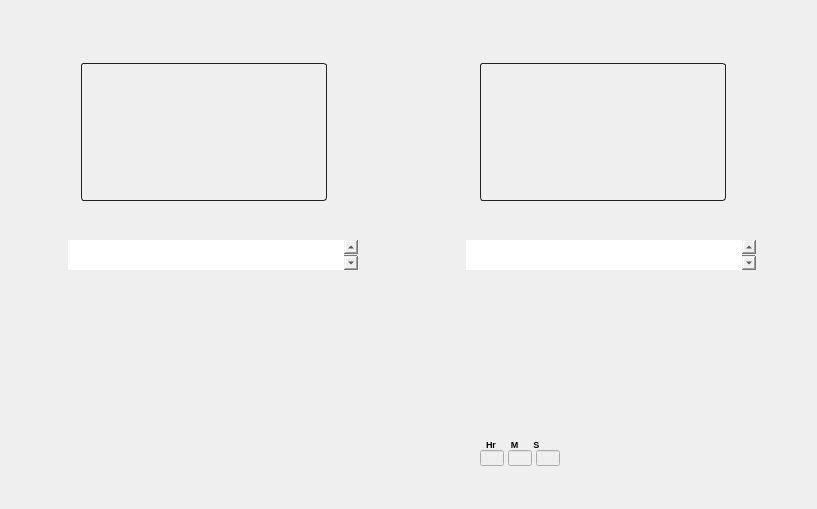
  <widget class="QWidget" name="centralwidget">
   <widget class="QLabel" name="recommendation_ui">
    <property name="geometry">
     <rect>
      <x>0</x>
      <y>0</y>
      <width>808</width>
      <height>500</height>
     </rect>
    </property>
    <property name="text">
     <string/>
    </property>
    <property name="pixmap">
     <pixmap>../images/reco.png</pixmap>
    </property>
    <property name="scaledContents">
     <bool>true</bool>
    </property>
   </widget>
   <widget class="QTextEdit" name="Reco_text1">
    <property name="geometry">
     <rect>
      <x>68</x>
      <y>240</y>
      <width>290</width>
      <height>30</height>
     </rect>
    </property>
    <property name="font">
     <font>
      <family>MS Shell Dlg 2</family>
      <pointsize>14</pointsize>
      <italic>false</italic>
     </font>
    </property>
    <property name="styleSheet">
     <string notr="true">border:2px;border-radius:12px;</string>
    </property>
   </widget>
   <widget class="QTextEdit" name="Reco_text2">
    <property name="geometry">
     <rect>
      <x>466</x>
      <y>240</y>
      <width>290</width>
      <height>30</height>
     </rect>
    </property>
    <property name="font">
     <font>
      <family>MS Shell Dlg 2</family>
      <pointsize>14</pointsize>
      <italic>false</italic>
     </font>
    </property>
    <property name="acceptDrops">
     <bool>true</bool>
    </property>
    <property name="styleSheet">
     <string notr="true">border:2px;border-radius:12px;</string>
    </property>
   </widget>
   <widget class="QPushButton" name="time_button">
    <property name="enabled">
     <bool>true</bool>
    </property>
    <property name="geometry">
     <rect>
      <x>575</x>
      <y>448</y>
      <width>40</width>
      <height>20</height>
     </rect>
    </property>
    <property name="styleSheet">
     <string notr="true">background-color:rgb(255.255.255.0);border:0px;</string>
    </property>
    <property name="text">
     <string/>
    </property>
    <property name="icon">
     <iconset>
      <normaloff>../images/inactiver.png</normaloff>../images/inactiver.png</iconset>
    </property>
    <property name="iconSize">
     <size>
      <width>40</width>
      <height>20</height>
     </size>
    </property>
    <property name="checkable">
     <bool>true</bool>
    </property>
   </widget>
   <widget class="QLineEdit" name="hr_enter">
    <property name="enabled">
     <bool>false</bool>
    </property>
    <property name="geometry">
     <rect>
      <x>480</x>
      <y>450</y>
      <width>24</width>
      <height>16</height>
     </rect>
    </property>
    <property name="inputMask">
     <string/>
    </property>
    <property name="text">
     <string/>
    </property>
    <property name="maxLength">
     <number>3</number>
    </property>
    <property name="frame">
     <bool>true</bool>
    </property>
    <property name="cursorPosition">
     <number>0</number>
    </property>
    <property name="alignment">
     <set>Qt::AlignCenter</set>
    </property>
   </widget>
   <widget class="QLineEdit" name="sec_enter">
    <property name="enabled">
     <bool>false</bool>
    </property>
    <property name="geometry">
     <rect>
      <x>536</x>
      <y>450</y>
      <width>24</width>
      <height>16</height>
     </rect>
    </property>
    <property name="maxLength">
     <number>2</number>
    </property>
    <property name="alignment">
     <set>Qt::AlignCenter</set>
    </property>
   </widget>
   <widget class="QLabel" name="load_time">
    <property name="geometry">
     <rect>
      <x>455</x>
      <y>454</y>
      <width>20</width>
      <height>10</height>
     </rect>
    </property>
    <property name="styleSheet">
     <string notr="true">background:transparent;</string>
    </property>
    <property name="text">
     <string/>
    </property>
    <property name="pixmap">
     <pixmap>../images/time.png</pixmap>
    </property>
    <property name="scaledContents">
     <bool>true</bool>
    </property>
   </widget>
   <widget class="QLineEdit" name="min_enter">
    <property name="enabled">
     <bool>false</bool>
    </property>
    <property name="geometry">
     <rect>
      <x>508</x>
      <y>450</y>
      <width>24</width>
      <height>16</height>
     </rect>
    </property>
    <property name="maxLength">
     <number>2</number>
    </property>
    <property name="alignment">
     <set>Qt::AlignCenter</set>
    </property>
   </widget>
   <widget class="QLabel" name="hms">
    <property name="geometry">
     <rect>
      <x>486</x>
      <y>434</y>
      <width>101</width>
      <height>20</height>
     </rect>
    </property>
    <property name="font">
     <font>
      <pointsize>7</pointsize>
      <weight>75</weight>
      <bold>true</bold>
     </font>
    </property>
    <property name="styleSheet">
     <string notr="true">background:transparent; color:black;</string>
    </property>
    <property name="text">
     <string>Hr      M      S</string>
    </property>
    <property name="pixmap">
     <pixmap>time.png</pixmap>
    </property>
    <property name="scaledContents">
     <bool>true</bool>
    </property>
   </widget>
   <widget class="QLabel" name="videoBox1">
    <property name="geometry">
     <rect>
      <x>81</x>
      <y>63</y>
      <width>246</width>
      <height>138</height>
     </rect>
    </property>
    <property name="styleSheet">
     <string notr="true">border: 1px solid #222222; border-radius: 3px;</string>
    </property>
    <property name="text">
     <string/>
    </property>
   </widget>
   <widget class="QLabel" name="videoBox2">
    <property name="geometry">
     <rect>
      <x>480</x>
      <y>63</y>
      <width>246</width>
      <height>138</height>
     </rect>
    </property>
    <property name="styleSheet">
     <string notr="true">border: 1px solid #222222; border-radius: 3px;</string>
    </property>
    <property name="text">
     <string/>
    </property>
   </widget>
   <widget class="QLabel" name="clock">
    <property name="enabled">
     <bool>true</bool>
    </property>
    <property name="geometry">
     <rect>
      <x>382</x>
      <y>415</y>
      <width>54</width>
      <height>69</height>
     </rect>
    </property>
    <property name="styleSheet">
     <string notr="true">background:transparent;</string>
    </property>
    <property name="text">
     <string/>
    </property>
    <property name="pixmap">
     <pixmap>../images/clock.png</pixmap>
    </property>
    <property name="scaledContents">
     <bool>true</bool>
    </property>
   </widget>
   <widget class="QPushButton" name="crown1_icon">
    <property name="enabled">
     <bool>false</bool>
    </property>
    <property name="geometry">
     <rect>
      <x>54</x>
      <y>280</y>
      <width>32</width>
      <height>32</height>
     </rect>
    </property>
    <property name="styleSheet">
     <string notr="true">background-color:rgb(255.255.255.0);border:0px;</string>
    </property>
    <property name="text">
     <string/>
    </property>
    <property name="icon">
     <iconset>
      <normaloff>../images/reco_crown.png</normaloff>
      <disabledoff>../images/reco_crown_in.png</disabledoff>../images/reco_crown.png</iconset>
    </property>
    <property name="iconSize">
     <size>
      <width>32</width>
      <height>32</height>
     </size>
    </property>
   </widget>
   <widget class="QPushButton" name="glob_button">
    <property name="geometry">
     <rect>
      <x>702</x>
      <y>460</y>
      <width>40</width>
      <height>20</height>
     </rect>
    </property>
    <property name="styleSheet">
     <string notr="true">background-color:transparent;border:0px;</string>
    </property>
    <property name="text">
     <string/>
    </property>
    <property name="icon">
     <iconset>
      <normaloff>../images/inactiver.png</normaloff>../images/inactiver.png</iconset>
    </property>
    <property name="iconSize">
     <size>
      <width>40</width>
      <height>20</height>
     </size>
    </property>
    <property name="checkable">
     <bool>true</bool>
    </property>
   </widget>
   <widget class="QPushButton" name="sat_button">
    <property name="geometry">
     <rect>
      <x>184</x>
      <y>460</y>
      <width>40</width>
      <height>20</height>
     </rect>
    </property>
    <property name="styleSheet">
     <string notr="true">background-color:transparent;border:0px;</string>
    </property>
    <property name="text">
     <string/>
    </property>
    <property name="icon">
     <iconset>
      <normaloff>../images/inactiver.png</normaloff>../images/inactiver.png</iconset>
    </property>
    <property name="iconSize">
     <size>
      <width>40</width>
      <height>20</height>
     </size>
    </property>
    <property name="checkable">
     <bool>true</bool>
    </property>
   </widget>
   <widget class="QPushButton" name="home_icon">
    <property name="enabled">
     <bool>false</bool>
    </property>
    <property name="geometry">
     <rect>
      <x>9</x>
      <y>453</y>
      <width>32</width>
      <height>32</height>
     </rect>
    </property>
    <property name="styleSheet">
     <string notr="true">background-color:rgb(255.255.255.0);border:0px;</string>
    </property>
    <property name="text">
     <string/>
    </property>
    <property name="icon">
     <iconset>
      <normaloff>../images/home_icon.png</normaloff>
      <disabledoff>../images/home_pressed.png</disabledoff>../images/home_icon.png</iconset>
    </property>
    <property name="iconSize">
     <size>
      <width>32</width>
      <height>32</height>
     </size>
    </property>
   </widget>
   <widget class="QPushButton" name="crown1_button">
    <property name="geometry">
     <rect>
      <x>97</x>
      <y>288</y>
      <width>40</width>
      <height>20</height>
     </rect>
    </property>
    <property name="styleSheet">
     <string notr="true">background-color:transparent;border:0px;</string>
    </property>
    <property name="text">
     <string/>
    </property>
    <property name="icon">
     <iconset>
      <normaloff>../images/inactiver.png</normaloff>../images/inactiver.png</iconset>
    </property>
    <property name="iconSize">
     <size>
      <width>40</width>
      <height>20</height>
     </size>
    </property>
    <property name="checkable">
     <bool>true</bool>
    </property>
   </widget>
   <widget class="QPushButton" name="home_button">
    <property name="geometry">
     <rect>
      <x>52</x>
      <y>460</y>
      <width>40</width>
      <height>20</height>
     </rect>
    </property>
    <property name="styleSheet">
     <string notr="true">background-color:transparent;border:0px;</string>
    </property>
    <property name="text">
     <string/>
    </property>
    <property name="icon">
     <iconset>
      <normaloff>../images/inactiver.png</normaloff>../images/inactiver.png</iconset>
    </property>
    <property name="iconSize">
     <size>
      <width>40</width>
      <height>20</height>
     </size>
    </property>
    <property name="checkable">
     <bool>true</bool>
    </property>
   </widget>
   <widget class="QPushButton" name="glob_icon">
    <property name="enabled">
     <bool>false</bool>
    </property>
    <property name="geometry">
     <rect>
      <x>754</x>
      <y>446</y>
      <width>44</width>
      <height>44</height>
     </rect>
    </property>
    <property name="styleSheet">
     <string notr="true">background-color:transparent; border:0px;</string>
    </property>
    <property name="text">
     <string/>
    </property>
    <property name="icon">
     <iconset>
      <normaloff>../images/active_earth.png</normaloff>
      <disabledoff>../images/inactive_earth.png</disabledoff>
      <disabledon>../images/inactive_earth.png</disabledon>../images/active_earth.png</iconset>
    </property>
    <property name="iconSize">
     <size>
      <width>44</width>
      <height>44</height>
     </size>
    </property>
   </widget>
   <widget class="QPushButton" name="sat_icon">
    <property name="enabled">
     <bool>false</bool>
    </property>
    <property name="geometry">
     <rect>
      <x>131</x>
      <y>448</y>
      <width>40</width>
      <height>40</height>
     </rect>
    </property>
    <property name="styleSheet">
     <string notr="true">background-color:rgb(255.255.255.0);border:0px;</string>
    </property>
    <property name="text">
     <string/>
    </property>
    <property name="icon">
     <iconset>
      <normaloff>../images/reco_satw.png</normaloff>
      <disabledoff>../images/reco_satw_in.png</disabledoff>../images/reco_satw.png</iconset>
    </property>
    <property name="iconSize">
     <size>
      <width>40</width>
      <height>40</height>
     </size>
    </property>
   </widget>
   <widget class="QPushButton" name="radio_button">
    <property name="geometry">
     <rect>
      <x>668</x>
      <y>305</y>
      <width>40</width>
      <height>20</height>
     </rect>
    </property>
    <property name="styleSheet">
     <string notr="true">background-color:transparent;border:0px;</string>
    </property>
    <property name="text">
     <string/>
    </property>
    <property name="icon">
     <iconset>
      <normaloff>../images/inactiver.png</normaloff>../images/inactiver.png</iconset>
    </property>
    <property name="iconSize">
     <size>
      <width>40</width>
      <height>20</height>
     </size>
    </property>
    <property name="checkable">
     <bool>true</bool>
    </property>
   </widget>
   <widget class="QPushButton" name="radio_icon">
    <property name="enabled">
     <bool>false</bool>
    </property>
    <property name="geometry">
     <rect>
      <x>715</x>
      <y>283</y>
      <width>56</width>
      <height>56</height>
     </rect>
    </property>
    <property name="styleSheet">
     <string notr="true">background-color:transparent; border:0px;</string>
    </property>
    <property name="text">
     <string/>
    </property>
    <property name="icon">
     <iconset>
      <normaloff>../images/reco_sat.png</normaloff>
      <disabledoff>../images/reco_sat_in.png</disabledoff>../images/reco_sat.png</iconset>
    </property>
    <property name="iconSize">
     <size>
      <width>56</width>
      <height>56</height>
     </size>
    </property>
   </widget>
   <widget class="QPushButton" name="updown_icon">
    <property name="enabled">
     <bool>false</bool>
    </property>
    <property name="geometry">
     <rect>
      <x>270</x>
      <y>294</y>
      <width>48</width>
      <height>48</height>
     </rect>
    </property>
    <property name="styleSheet">
     <string notr="true">background-color:transparent; border:0px;</string>
    </property>
    <property name="text">
     <string/>
    </property>
    <property name="icon">
     <iconset>
      <normaloff>../images/updown.png</normaloff>
      <disabledoff>../images/reco_down.png</disabledoff>../images/updown.png</iconset>
    </property>
    <property name="iconSize">
     <size>
      <width>48</width>
      <height>48</height>
     </size>
    </property>
   </widget>
   <widget class="QPushButton" name="updown_button">
    <property name="geometry">
     <rect>
      <x>218</x>
      <y>306</y>
      <width>40</width>
      <height>20</height>
     </rect>
    </property>
    <property name="styleSheet">
     <string notr="true">background-color:transparent;border:0px;</string>
    </property>
    <property name="text">
     <string/>
    </property>
    <property name="icon">
     <iconset>
      <normaloff>../images/inactiver.png</normaloff>../images/inactiver.png</iconset>
    </property>
    <property name="iconSize">
     <size>
      <width>40</width>
      <height>20</height>
     </size>
    </property>
    <property name="checkable">
     <bool>true</bool>
    </property>
   </widget>
   <widget class="QPushButton" name="main_button">
    <property name="enabled">
     <bool>false</bool>
    </property>
    <property name="geometry">
     <rect>
      <x>352</x>
      <y>299</y>
      <width>102</width>
      <height>102</height>
     </rect>
    </property>
    <property name="styleSheet">
     <string notr="true">background-color:transparent; border:0px;</string>
    </property>
    <property name="text">
     <string/>
    </property>
    <property name="icon">
     <iconset>
      <normaloff>../images/reco_wifi.png</normaloff>
      <disabledoff>../images/reco_wifi_in.png</disabledoff>../images/reco_wifi.png</iconset>
    </property>
    <property name="iconSize">
     <size>
      <width>102</width>
      <height>102</height>
     </size>
    </property>
   </widget>
   <widget class="QPushButton" name="crown2_icon">
    <property name="enabled">
     <bool>false</bool>
    </property>
    <property name="geometry">
     <rect>
      <x>54</x>
      <y>317</y>
      <width>32</width>
      <height>32</height>
     </rect>
    </property>
    <property name="styleSheet">
     <string notr="true">background-color:rgb(255.255.255.0);border:0px;</string>
    </property>
    <property name="text">
     <string/>
    </property>
    <property name="icon">
     <iconset>
      <normaloff>../images/reco_crown_two.png</normaloff>
      <disabledoff>../images/reco_crown_two_in.png</disabledoff>../images/reco_crown_two.png</iconset>
    </property>
    <property name="iconSize">
     <size>
      <width>32</width>
      <height>32</height>
     </size>
    </property>
   </widget>
   <widget class="QPushButton" name="crown2_button">
    <property name="geometry">
     <rect>
      <x>97</x>
      <y>325</y>
      <width>40</width>
      <height>20</height>
     </rect>
    </property>
    <property name="styleSheet">
     <string notr="true">background-color:transparent;border:0px;</string>
    </property>
    <property name="text">
     <string/>
    </property>
    <property name="icon">
     <iconset>
      <normaloff>../images/inactiver.png</normaloff>../images/inactiver.png</iconset>
    </property>
    <property name="iconSize">
     <size>
      <width>40</width>
      <height>20</height>
     </size>
    </property>
    <property name="checkable">
     <bool>true</bool>
    </property>
   </widget>
   <widget class="QPushButton" name="crown3_button">
    <property name="geometry">
     <rect>
      <x>97</x>
      <y>374</y>
      <width>40</width>
      <height>20</height>
     </rect>
    </property>
    <property name="styleSheet">
     <string notr="true">background-color:transparent;border:0px;</string>
    </property>
    <property name="text">
     <string/>
    </property>
    <property name="icon">
     <iconset>
      <normaloff>../images/inactiver.png</normaloff>../images/inactiver.png</iconset>
    </property>
    <property name="iconSize">
     <size>
      <width>40</width>
      <height>20</height>
     </size>
    </property>
    <property name="checkable">
     <bool>true</bool>
    </property>
   </widget>
   <widget class="QPushButton" name="crown3_icon">
    <property name="enabled">
     <bool>false</bool>
    </property>
    <property name="geometry">
     <rect>
      <x>54</x>
      <y>366</y>
      <width>32</width>
      <height>32</height>
     </rect>
    </property>
    <property name="styleSheet">
     <string notr="true">background-color:rgb(255.255.255.0);border:0px;</string>
    </property>
    <property name="text">
     <string/>
    </property>
    <property name="icon">
     <iconset>
      <normaloff>../images/reco_crown_three.png</normaloff>
      <disabledoff>../images/reco_crown_three_in.png</disabledoff>../images/reco_crown_three.png</iconset>
    </property>
    <property name="iconSize">
     <size>
      <width>32</width>
      <height>32</height>
     </size>
    </property>
   </widget>
   <zorder>recommendation_ui</zorder>
   <zorder>Reco_text2</zorder>
   <zorder>Reco_text1</zorder>
   <zorder>time_button</zorder>
   <zorder>hr_enter</zorder>
   <zorder>sec_enter</zorder>
   <zorder>load_time</zorder>
   <zorder>min_enter</zorder>
   <zorder>hms</zorder>
   <zorder>videoBox1</zorder>
   <zorder>videoBox2</zorder>
   <zorder>clock</zorder>
   <zorder>crown1_icon</zorder>
   <zorder>glob_button</zorder>
   <zorder>sat_button</zorder>
   <zorder>home_icon</zorder>
   <zorder>crown1_button</zorder>
   <zorder>home_button</zorder>
   <zorder>glob_icon</zorder>
   <zorder>sat_icon</zorder>
   <zorder>radio_button</zorder>
   <zorder>radio_icon</zorder>
   <zorder>updown_icon</zorder>
   <zorder>updown_button</zorder>
   <zorder>main_button</zorder>
   <zorder>crown2_icon</zorder>
   <zorder>crown2_button</zorder>
   <zorder>crown3_button</zorder>
   <zorder>crown3_icon</zorder>
  </widget>
